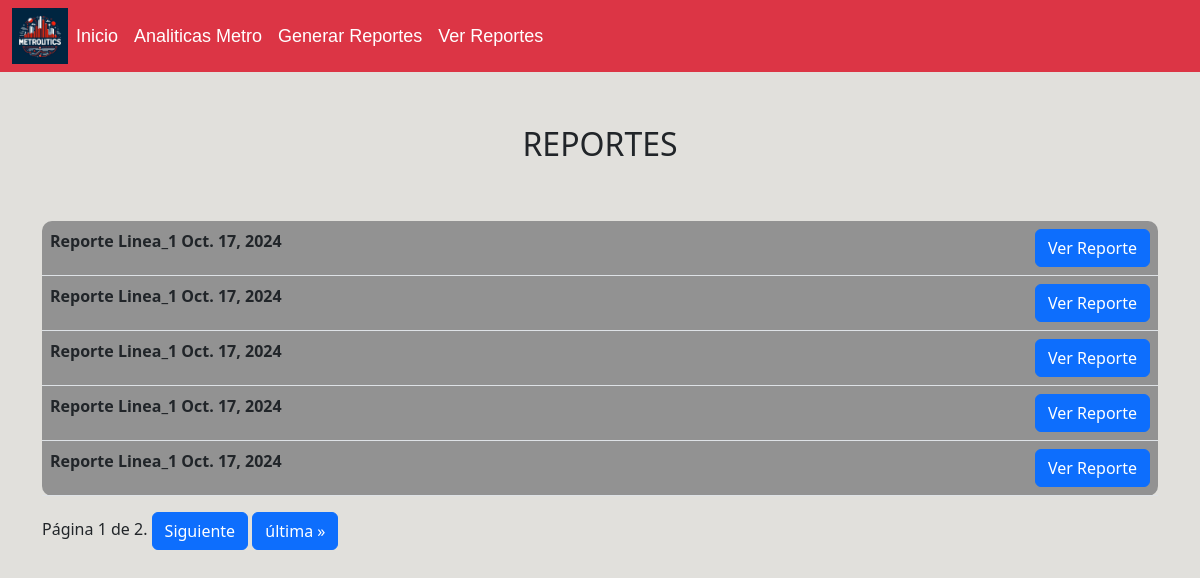
Screenshot of /ver_reportes with the database file from the repository.
### Metro/models.py (models this page shows, shortened)
class Reporte(models.Model):
    id_reporte = models.AutoField(primary_key=True)
    f_id_metro = models.ForeignKey(Mantenedor_metro,on_delete=models.CASCADE,db_column='id_metro')
    f_id_bus = models.ForeignKey(Mantenedor_bus,on_delete=models.CASCADE,db_column='id_bus',null=True)
    fecha = models.DateField()

class Mantenedor_metro(models.Model):
    id_metro = models.AutoField(primary_key=True)
    linea_metro = models.CharField(max_length=50)
    fecha = models.DateField()
    aglomeracion = models.IntegerField()

### Metro/views.py (the view)
# urls.py: path('ver_reportes',views.ver_reportes, name='ver_reportes'),
def ver_reportes(request):
    reportes_list = Reporte.objects.all()
    paginator = Paginator(reportes_list, 5)  # Mostramos 10 reportes por página
    page_number = request.GET.get('page')
    reportes = paginator.get_page(page_number)
    context = {'reportes': reportes}
    return render(request, 'Metro/ver_reportes.html', context)

### Metro/templates/Metro/ver_reportes.html (shortened to what this page needs)
{% extends "Metro/base.html" %}
{% block content %}
<span class="Titulo-Form">REPORTES</span>
<div class="container">
    <table class="table table-hover">
        <tbody>
          {% for reporte in reportes %}
          <tr>
            <th scope="row">Reporte {{reporte.f_id_metro.linea_metro}} {{reporte.f_id_metro.fecha}} </th>
            <td><a href="{% url 'mostrar_reporte' reporte.id_reporte %}">
              <button type="button" class="btn btn-primary" style="float:right;">Ver Reporte</button>
          </a></td>
          </tr>
          {% empty %}
          <tr>
            <td colspan="2">No hay reportes disponibles.</td>
          </tr>
          {% endfor %}
        </tbody>
    </table>
    <div class="pagination">
        <span class="step-links">
            <span class="current">
                Página {{ reportes.number }} de {{ reportes.paginator.num_pages }}.
            </span>
            {% if reportes.has_next %}
                <a href="?page={{ reportes.next_page_number }}"><button type="button" class="btn btn-primary">Siguiente</button></a>
                <a href="?page={{ reportes.paginator.num_pages }}"><button type="button" class="btn btn-primary">última &raquo;</button></a>
            {% endif %}
        </span>
    </div>
</div>
{% endblock %}

### Metro/static/css/style_base.css (style rules this page uses)
body { background-color: rgb(225,224,220); }

### Metro/static/css/style_forms.css (style rules this page uses)
.Titulo-Form { margin-top: 4%; display: block; text-align: center; font-size: xx-large; padding-bottom: 20px; }

### Metro/static/css/style_ver_reportes.css (style rules this page uses)
.table { margin-top: 3%; background-color: rgb(146, 146, 146); border-radius: 10px; }

### rows the page displays
Reporte: f_id_metro.linea_metro "Linea_1", f_id_metro.fecha "Oct. 17, 2024"
Reporte: f_id_metro.linea_metro "Linea_1", f_id_metro.fecha "Oct. 17, 2024"
Reporte: f_id_metro.linea_metro "Linea_1", f_id_metro.fecha "Oct. 17, 2024"
Reporte: f_id_metro.linea_metro "Linea_1", f_id_metro.fecha "Oct. 17, 2024"
Reporte: f_id_metro.linea_metro "Linea_1", f_id_metro.fecha "Oct. 17, 2024"

### other values shown
{{ reportes.number }} "1"
{{ reportes.paginator.num_pages }} "2"
